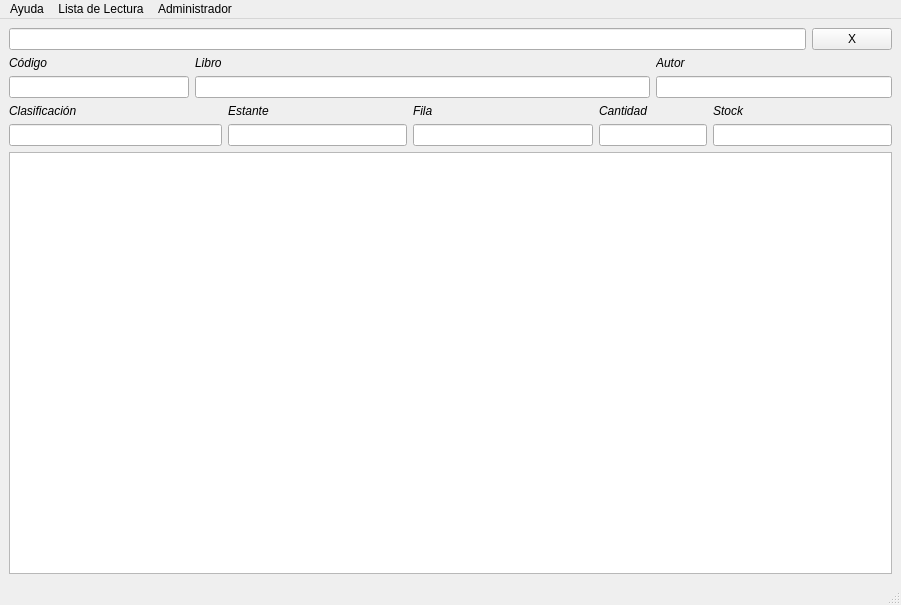
<?xml version="1.0" encoding="UTF-8"?>
<ui version="4.0">
 <class>MainWindow</class>
 <widget class="QMainWindow" name="MainWindow">
  <property name="geometry">
   <rect>
    <x>0</x>
    <y>0</y>
    <width>901</width>
    <height>605</height>
   </rect>
  </property>
  <property name="minimumSize">
   <size>
    <width>901</width>
    <height>605</height>
   </size>
  </property>
  <property name="windowTitle">
   <string>BiblioOrg | Inicio</string>
  </property>
  <widget class="QWidget" name="centralwidget">
   <layout class="QVBoxLayout" name="verticalLayout">
    <item>
     <layout class="QHBoxLayout" name="horizontalLayout">
      <item>
       <widget class="QLineEdit" name="searchtxt"/>
      </item>
      <item>
       <widget class="QPushButton" name="resetbtn">
        <property name="text">
         <string>X</string>
        </property>
       </widget>
      </item>
     </layout>
    </item>
    <item>
     <layout class="QGridLayout" name="gridLayout">
      <item row="0" column="0">
       <widget class="QLabel" name="codelabel">
        <property name="font">
         <font>
          <italic>true</italic>
         </font>
        </property>
        <property name="text">
         <string>Código</string>
        </property>
       </widget>
      </item>
      <item row="0" column="1">
       <widget class="QLabel" name="booklabel">
        <property name="font">
         <font>
          <italic>true</italic>
         </font>
        </property>
        <property name="text">
         <string>Libro</string>
        </property>
       </widget>
      </item>
      <item row="0" column="5">
       <widget class="QLabel" name="authorlabel">
        <property name="font">
         <font>
          <italic>true</italic>
         </font>
        </property>
        <property name="text">
         <string>Autor</string>
        </property>
       </widget>
      </item>
      <item row="1" column="0">
       <widget class="QLineEdit" name="codetxt"/>
      </item>
      <item row="1" column="1" colspan="4">
       <widget class="QLineEdit" name="booktxt"/>
      </item>
      <item row="1" column="5" colspan="2">
       <widget class="QLineEdit" name="authortxt"/>
      </item>
      <item row="2" column="0">
       <widget class="QLabel" name="classificationlabel">
        <property name="font">
         <font>
          <italic>true</italic>
         </font>
        </property>
        <property name="text">
         <string>Clasificación</string>
        </property>
       </widget>
      </item>
      <item row="2" column="2">
       <widget class="QLabel" name="shelflabel">
        <property name="font">
         <font>
          <italic>true</italic>
         </font>
        </property>
        <property name="text">
         <string>Estante</string>
        </property>
       </widget>
      </item>
      <item row="2" column="3">
       <widget class="QLabel" name="rowlabel">
        <property name="font">
         <font>
          <italic>true</italic>
         </font>
        </property>
        <property name="text">
         <string>Fila</string>
        </property>
       </widget>
      </item>
      <item row="2" column="4">
       <widget class="QLabel" name="numberlabel">
        <property name="font">
         <font>
          <italic>true</italic>
         </font>
        </property>
        <property name="text">
         <string>Cantidad</string>
        </property>
       </widget>
      </item>
      <item row="2" column="6">
       <widget class="QLabel" name="stocklabel">
        <property name="font">
         <font>
          <italic>true</italic>
         </font>
        </property>
        <property name="text">
         <string>Stock</string>
        </property>
       </widget>
      </item>
      <item row="3" column="0" colspan="2">
       <widget class="QLineEdit" name="classificationtxt"/>
      </item>
      <item row="3" column="2">
       <widget class="QLineEdit" name="shelftxt"/>
      </item>
      <item row="3" column="3">
       <widget class="QLineEdit" name="rowtxt"/>
      </item>
      <item row="3" column="4" colspan="2">
       <widget class="QLineEdit" name="numbertxt"/>
      </item>
      <item row="3" column="6">
       <widget class="QLineEdit" name="stocktxt"/>
      </item>
     </layout>
    </item>
    <item>
     <widget class="QTableView" name="tableView"/>
    </item>
   </layout>
  </widget>
  <widget class="QMenuBar" name="menubar">
   <property name="geometry">
    <rect>
     <x>0</x>
     <y>0</y>
     <width>901</width>
     <height>33</height>
    </rect>
   </property>
   <widget class="QMenu" name="menuAyuda">
    <property name="title">
     <string>Ayuda</string>
    </property>
    <addaction name="actionMapa_2"/>
    <addaction name="actionRecomendaciones"/>
    <addaction name="separator"/>
    <addaction name="actionContacto"/>
   </widget>
   <widget class="QMenu" name="menuLista_de_Lectura">
    <property name="title">
     <string>Lista de Lectura</string>
    </property>
   </widget>
   <widget class="QMenu" name="menuAdministrador">
    <property name="title">
     <string>Administrador</string>
    </property>
   </widget>
   <addaction name="menuAyuda"/>
   <addaction name="menuLista_de_Lectura"/>
   <addaction name="menuAdministrador"/>
  </widget>
  <widget class="QStatusBar" name="statusbar"/>
  <action name="actionMapa">
   <property name="text">
    <string>Mapa</string>
   </property>
  </action>
  <action name="actionMapa_2">
   <property name="text">
    <string>Mapa</string>
   </property>
  </action>
  <action name="actionRecomendaciones">
   <property name="text">
    <string>Recomendaciones</string>
   </property>
  </action>
  <action name="actionContacto">
   <property name="text">
    <string>Contacto</string>
   </property>
  </action>
 </widget>
 <resources/>
 <connections/>
</ui>
